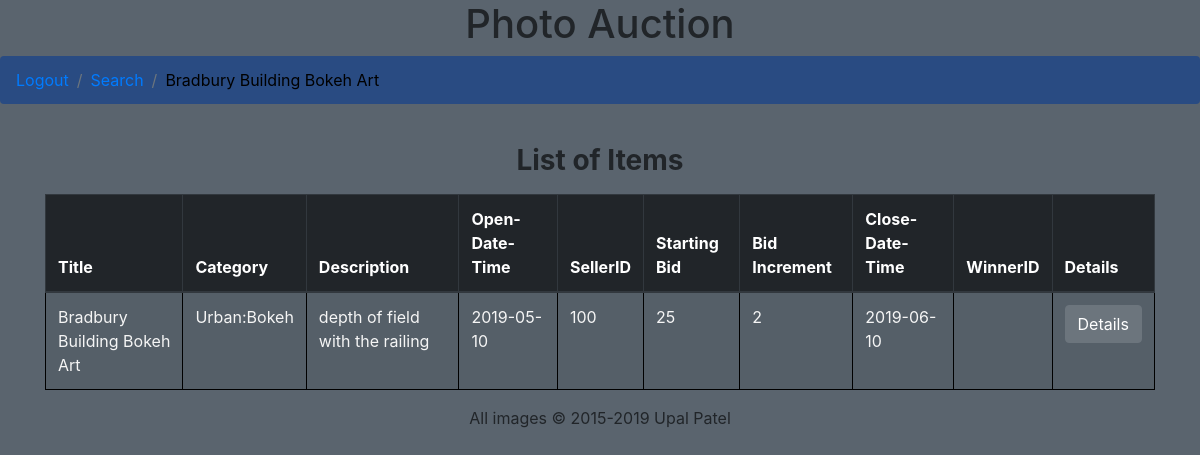
Screenshot of /search.php?returnBread=Bradbury Building Bokeh Art with the database file from the repository.
### tables this page shows
create table item (
 ino int(5) not null AUTO_INCREMENT,
 title varchar(128) not null,
 category varchar(50) not null,
 description varchar(2000),
 openDateTime date,
 sellerId int(10) not null,
 startingBid int not null,
 bidIncrement int not null,
 closeDateTime Date,
 winnerId int(10),
 primary key(ino),
 foreign key(category) REFERENCES category(cname),
 foreign key(sellerId) REFERENCES member(mid),
 foreign key(winnerId) REFERENCES member(mid)
);

### search.php (the view, shortened to what this page needs)
<?php
    require('header.php');
?>
<!DOCTYPE html>
<html lang="en">
<head>
     <link rel="stylesheet" href="https://maxcdn.bootstrapcdn.com/bootstrap/4.1.3/css/bootstrap.min.css">
    <link rel="stylesheet" href="css/styles.css?1422585377" type="text/css">
</head>
<?php
include("config.php");
if (isset($_GET["returnBread"])) {
    $search = $_GET["returnBread"];
}else{
    $search = mysqli_real_escape_string($db, $_POST['search']);
}
$search_Refined = "%" . $search . "%";
if(isset($_POST['categories'])){
    if($_POST['categories'] == 'All Categories'){
        $result = mysqli_query($db, "SELECT * FROM item WHERE title LIKE '$search_Refined'") or die($mysqli->error());
    }
    else{
        $category=$_POST['categories'];
        $result = mysqli_query($db, "SELECT * FROM item WHERE category = '$category' AND title LIKE '$search_Refined'") or die($mysqli->error());
    }
}
else{
    $result = mysqli_query($db, "SELECT * FROM item WHERE title LIKE '$search_Refined'") or die($mysqli->error());
}
?>
<body>
    <nav aria-label="breadcrumb">
        <ol class="breadcrumb">
            <li class='breadcrumb-item enabled' aria-current="page"><a href="logout.php">Logout</a></li>
            <li class="breadcrumb-item active"><a href="welcome.php">Search</a></li>
            <li class="breadcrumb-item disabled" aria-current="page"><?php echo $search ?></li>
        </ol>
    </nav>
<?php
    if ($result->num_rows > 0) {
        echo "<div class=\"container\">
        <br><h1 class=\"h3 mb-3 font-weight-bold text-center\">List of Items</h1>
        <table class=\"table table-hover table-striped table-bordered\">
            <thead class=\"thead-dark\">
                <tr>
                    <th>Title</th>
                    <th>Category</th>
                    <th>Description</th>
                    <th>Open-Date-Time</th>
                    <th>SellerID</th>
                    <th>Starting Bid</th>
                    <th>Bid Increment</th>
                    <th>Close-Date-Time</th>
                    <th>WinnerID</th>
                    <th>Details</th>
                </tr>
            </thead>
            <tbody>";
        while ($row = $result->fetch_assoc()) {
            $getRowInfo = $row['ino'];
            echo "<form action='details.php' method='post'>
                    <tr>
                        <td>"  . $row['title']         . "</td>" .
                        "<td>" . $row['category']      . "</td>" .
                        "<td>" . $row['description']   . "</td>" .
                        "<td>" . $row['openDateTime']  . "</td>" .
                        "<td>" . $row['sellerId']      . "</td>" .
                        "<td>" . $row['startingBid']   . "</td>" .
                        "<td>" . $row['bidIncrement']  . "</td>" .
                        "<td>" . $row['closeDateTime'] . "</td>" .
                        "<td>" . $row['winnerId']      . "</td>" .
                        "<td>" . "<button type='sumbit' class ='btn btn-secondary' name='data' value='$getRowInfo'>Details</button>" .
                    "</tr>".
                    "<input type='hidden' name='breadCrumb' value='$search'></input>" .
                "</form>";
        }
    } else {
        echo "<div class='container text-center'>
                <h1 class=\"h3 mb-3 font-weight-normal\">No Results Found!</h1>";
    }
?>
                </tbody>
            </table>
        </div>
</body>
</html>
<?php
    require('footer.php');
?>

### css/styles.css (style rules this page uses)
body { background: #5a646e; }
table.table-bordered > tbody > tr > td { border:1px solid black; color:whitesmoke; }
.breadcrumb { background: #294b82; }
.breadcrumb >.disabled { color:rgb(0, 0, 0); text-decoration: none; }
.breadcrumb >.active { color:red; text-decoration: none; }

### rows the page displays
item: title "Bradbury Building Bokeh Art", category "Urban:Bokeh", description "depth of field with the railing", openDateTime "2019-05-10", sellerId "100", startingBid "25", bidIncrement "2", closeDateTime "2019-06-10", $getRowInfo 1001 (drawn)

### other values shown
$search "Bradbury Building Bokeh Art"
